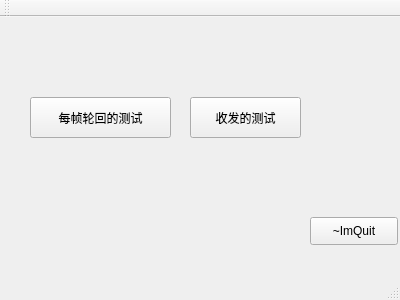
<?xml version="1.0" encoding="UTF-8"?>
<ui version="4.0">
 <class>MainWindow</class>
 <widget class="QMainWindow" name="MainWindow">
  <property name="geometry">
   <rect>
    <x>0</x>
    <y>0</y>
    <width>400</width>
    <height>300</height>
   </rect>
  </property>
  <property name="windowTitle">
   <string>MainWindow</string>
  </property>
  <widget class="QWidget" name="centralWidget">
   <widget class="QPushButton" name="pushButton1">
    <property name="geometry">
     <rect>
      <x>30</x>
      <y>80</y>
      <width>141</width>
      <height>41</height>
     </rect>
    </property>
    <property name="text">
     <string>每帧轮回的测试</string>
    </property>
   </widget>
   <widget class="QPushButton" name="pushButton2">
    <property name="geometry">
     <rect>
      <x>190</x>
      <y>80</y>
      <width>111</width>
      <height>41</height>
     </rect>
    </property>
    <property name="text">
     <string>收发的测试</string>
    </property>
   </widget>
   <widget class="QPushButton" name="pushButton3">
    <property name="geometry">
     <rect>
      <x>310</x>
      <y>200</y>
      <width>88</width>
      <height>28</height>
     </rect>
    </property>
    <property name="text">
     <string>~ImQuit</string>
    </property>
   </widget>
  </widget>
  <widget class="QMenuBar" name="menuBar">
   <property name="geometry">
    <rect>
     <x>0</x>
     <y>0</y>
     <width>400</width>
     <height>26</height>
    </rect>
   </property>
  </widget>
  <widget class="QToolBar" name="mainToolBar">
   <attribute name="toolBarArea">
    <enum>TopToolBarArea</enum>
   </attribute>
   <attribute name="toolBarBreak">
    <bool>false</bool>
   </attribute>
  </widget>
  <widget class="QStatusBar" name="statusBar"/>
 </widget>
 <layoutdefault spacing="6" margin="11"/>
 <resources/>
 <connections/>
</ui>
